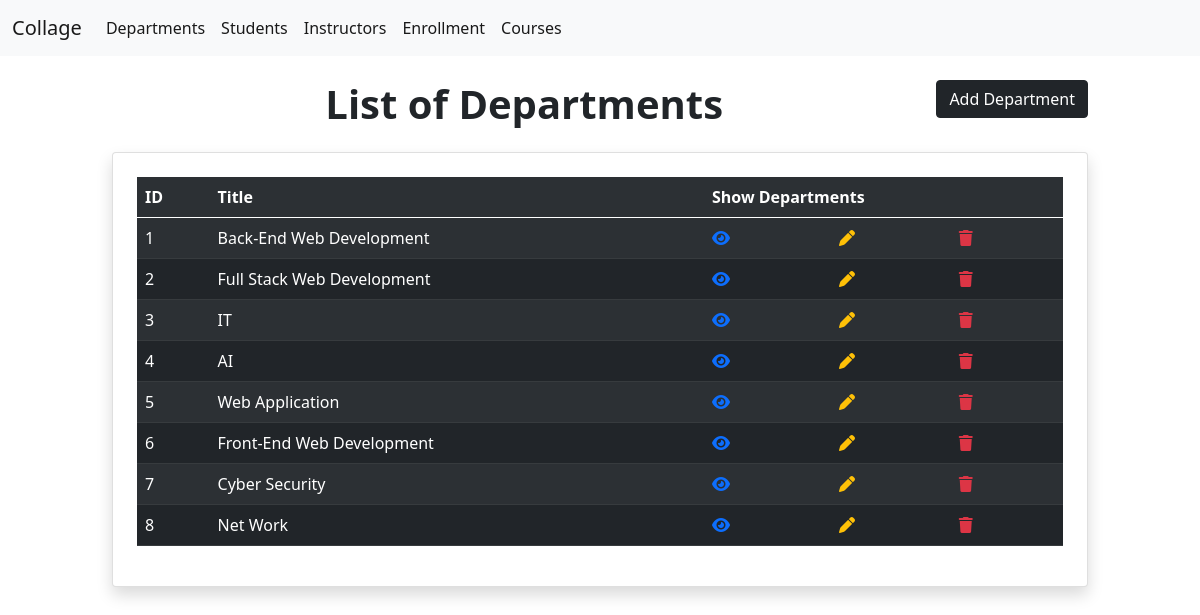
The app's page /collage/department.php with its own data.
### tables this page shows
CREATE TABLE `department` (
  `id` int(11) NOT NULL,
  `title` varchar(50) DEFAULT NULL
);

### collage/department.php (the view, shortened to what this page needs)
<?php
include_once "../index.php";
include_once "../nav.php";
$selectDepartment="SELECT * FROM `department`";
$Departments = mysqli_query($conn,$selectDepartment);
$count=0;
?>
<!DOCTYPE html>
<html lang="en">
<head>
    <link href="https://cdn.jsdelivr.net/npm/bootstrap@5.0.2/dist/css/bootstrap.min.css" rel="stylesheet">
</head>
<body>
    <section id="list-department">
    <div class="container col-md-10">
    <h1 class="text-center display-6 my-4 fw-bold">List of Departments
<a href="create department.php" class="btn btn-dark float-end">Add Department</a>
</h1>
        <div class="card shadow p-4">
    <table class="table table-dark table-striped">
    <tr>
            <th>ID</th>
            <th>Title</th>
            <th colspan="3">Show Departments</th>
        </tr>
        <tbody>
            <?php foreach($Departments as $Department) :?>
            <tr>
                <td><?= ++$count;?></td>
                <td><?= $Department["title"]?></td>
                <td><a href="E&D department.php?ID=<?=$Department["id"]?>" ><i class="fa-solid fa-eye"></i></a></td>
                <td><a href="E&D department.php?ID=<?=$Department["id"]?>"><i class="fa-solid fa-pen text-warning"></i></a>
                </td>
                <td><a href="http://localhost/backend%20project/collage/department.php?ID=<?=$Department["id"]?>" onclick="return confirm('Are you sure you want to delete it')" name="dt">
                    <i class="fa-solid fa-trash text-danger"></i></a>
                </td>
            </tr>
            <?php
    endforeach
    ?>
        </tbody>
    </table>
        </div>
    </div>
            </section>
</body>
</html>

### records on screen
department: title "Back-End Web Development"
department: title "Full Stack Web Development"
department: title "IT"
department: title "AI"
department: title "Web Application"
department: title "Front-End Web Development"
department: title "Cyber Security"
department: title "Net Work"
